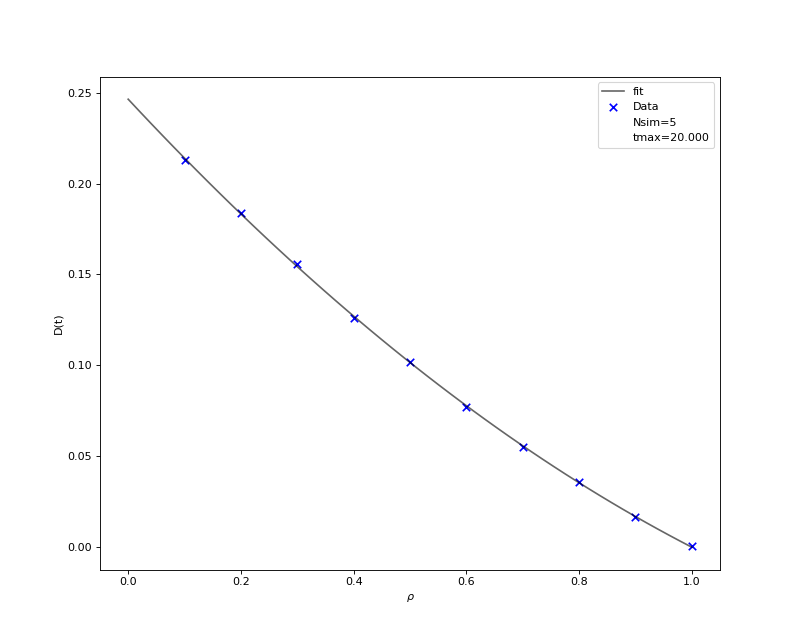

This chart was generated by the following Python code:
import matplotlib.pyplot as plt
import numpy as np

fig = plt.figure(figsize=(10, 8), dpi=80)
x, y = np.loadtxt("/workspaces/Computazionale2/GasReticolare/File/D(t).dat", usecols=(0,1), unpack=True)
coeff = np.polyfit(x, y, 2, rcond=None, full=False, w=None, cov=False)
xfit = np.linspace(0,1)
plt.plot(xfit, coeff[0]*xfit**2 + coeff[1]*xfit + coeff[2], color='black', label='fit', alpha=0.6)
plt.scatter(x,y, marker='x', s=45, label='Data', color='blue')
plt.plot([], [], '', label='Nsim=5', alpha=0)
plt.plot([], [], '', label='tmax=20.000', alpha=0)
plt.legend()
plt.xlabel('$\\rho$')
plt.ylabel('D(t)')
plt.savefig("GasD.png")